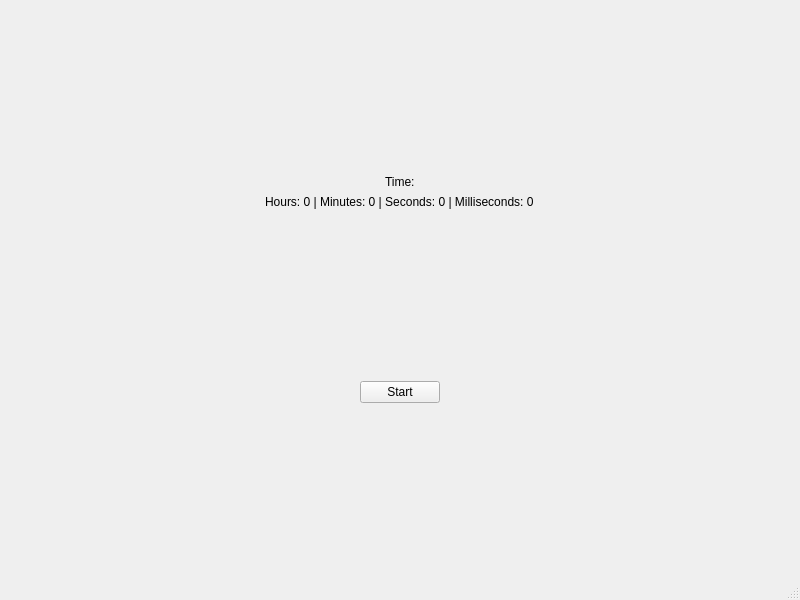
<?xml version="1.0" encoding="UTF-8"?>
<ui version="4.0">
 <class>MainWindow</class>
 <widget class="QMainWindow" name="MainWindow">
  <property name="geometry">
   <rect>
    <x>0</x>
    <y>0</y>
    <width>800</width>
    <height>600</height>
   </rect>
  </property>
  <property name="windowTitle">
   <string>MainWindow</string>
  </property>
  <widget class="QWidget" name="centralwidget">
   <layout class="QGridLayout" name="gridLayout">
    <item row="0" column="0">
     <layout class="QVBoxLayout" name="verticalLayout">
      <item>
       <spacer name="verticalSpacer_3">
        <property name="orientation">
         <enum>Qt::Vertical</enum>
        </property>
        <property name="sizeHint" stdset="0">
         <size>
          <width>20</width>
          <height>40</height>
         </size>
        </property>
       </spacer>
      </item>
      <item alignment="Qt::AlignHCenter">
       <widget class="QLabel" name="label">
        <property name="text">
         <string>Time:</string>
        </property>
       </widget>
      </item>
      <item alignment="Qt::AlignHCenter">
       <widget class="QLabel" name="timerLabel">
        <property name="text">
         <string>Hours: 0 | Minutes: 0 | Seconds: 0 | Milliseconds: 0</string>
        </property>
       </widget>
      </item>
      <item>
       <spacer name="verticalSpacer_2">
        <property name="orientation">
         <enum>Qt::Vertical</enum>
        </property>
        <property name="sizeHint" stdset="0">
         <size>
          <width>20</width>
          <height>40</height>
         </size>
        </property>
       </spacer>
      </item>
      <item alignment="Qt::AlignHCenter">
       <widget class="QPushButton" name="startStopButton">
        <property name="maximumSize">
         <size>
          <width>400</width>
          <height>150</height>
         </size>
        </property>
        <property name="text">
         <string>Start</string>
        </property>
       </widget>
      </item>
      <item>
       <spacer name="verticalSpacer">
        <property name="orientation">
         <enum>Qt::Vertical</enum>
        </property>
        <property name="sizeHint" stdset="0">
         <size>
          <width>20</width>
          <height>40</height>
         </size>
        </property>
       </spacer>
      </item>
     </layout>
    </item>
   </layout>
  </widget>
  <widget class="QMenuBar" name="menubar">
   <property name="geometry">
    <rect>
     <x>0</x>
     <y>0</y>
     <width>800</width>
     <height>25</height>
    </rect>
   </property>
  </widget>
  <widget class="QStatusBar" name="statusbar"/>
 </widget>
 <resources/>
 <connections/>
</ui>
